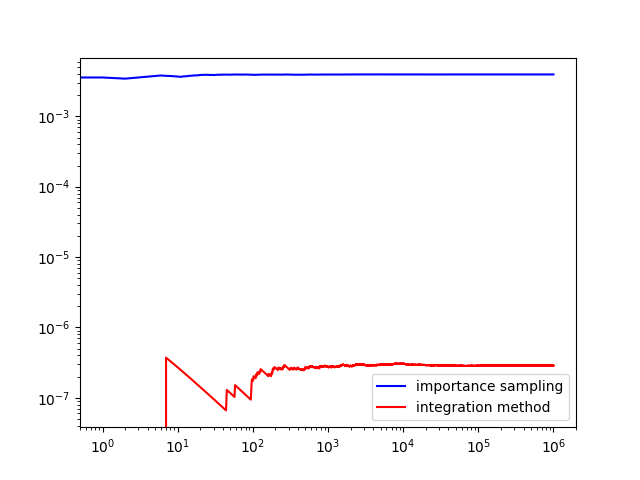

Generate this figure with Python:
from matplotlib import pyplot as plt
import math
from math import pi, sqrt, exp
from sys import argv
from random import uniform

const = sqrt(2*pi)

def genSample(weightArray,totalWeight):
    u = uniform(0,1)
    s=0
    i=0
    while(s<=totalWeight*u):
        s+=weightArray[i]
        i+=1
    return i-1

def norm(x):
    return (1/const)*exp(-math.pow(x,2)/2)

def importance(x,a):
    return math.exp(-(x-a))

def cauchy(x,a):
    return (1/pi)*(1/(math.pow(x-a,2)+1))

n = int(argv[1])
a = int(argv[2])
b = int(argv[3])
integ = []
impor = []
Mn = 0
counter = 0
k = 0
w=[]
sample = [a + ((b-a)*i/1000) for i in range(1001)]
#sample = [((b)*i/1000) for i in range(1001)]
squareArea = (b-a)*(norm(a))

#for i in sample:
#    k+=
#print(k)

print(len(sample))
for i in sample:
    w.append(math.exp(-(i-a)))
    #w.append(cauchy(i))
print(w)
W = math.fsum(w)
print(W)

for i in range(1,n+1):
    x_i = uniform(a,b)
    y_i = uniform(0,norm(a))
    if y_i <= norm(x_i): counter+=1
    integ.append(counter*squareArea/i)

    w_i = w[genSample(w,W)]
    Mn += (1/const)*math.exp(w_i-(math.pow(w_i,2)/2) -5)#norm(w_i)/importance(w_i,a) 
    impor.append(Mn/i)


print(1-(counter*squareArea/n))
print(1-impor[n-1])
plt.loglog(impor,color='blue', label='importance sampling')
plt.loglog(integ,color='red', label='integration method')
#plt.ylim(0,1)
plt.legend()
plt.show()
